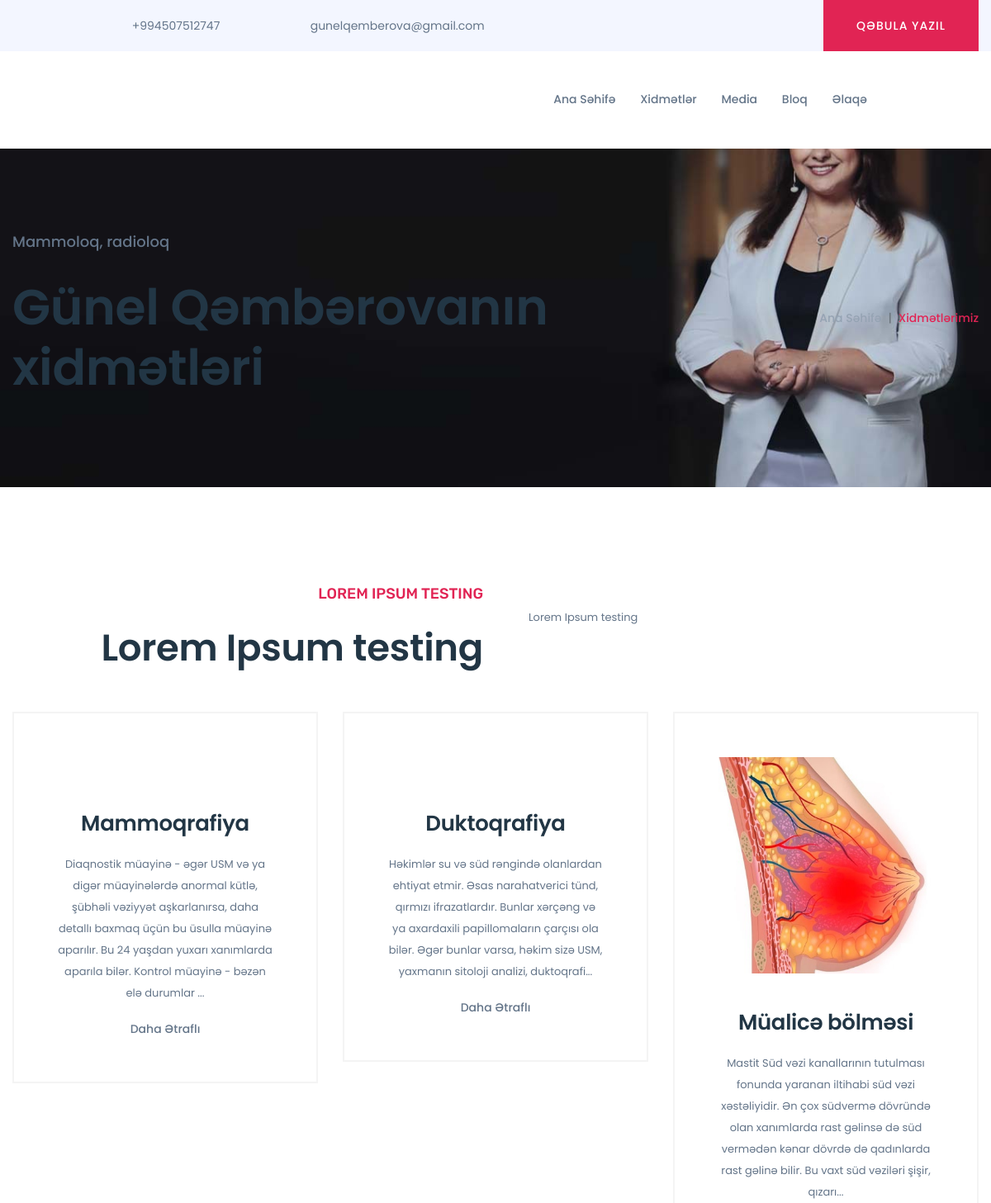
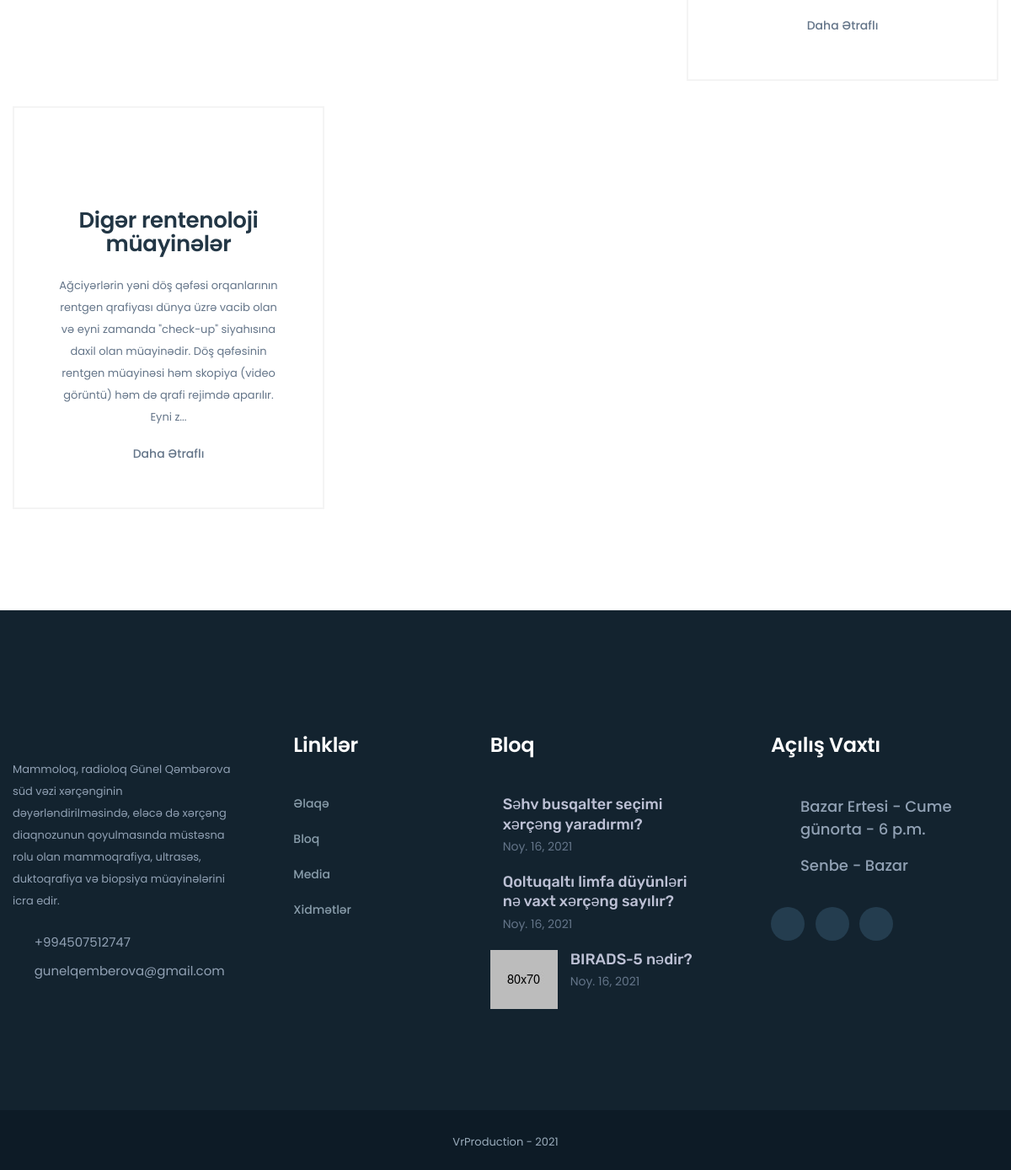
/xidmətlərimiz/, run on the app's committed database (2 pictures, top to bottom).
### medical_app/models.py (models this page shows, shortened)
class BaşlıqNömrəEpoct(models.Model):
    number = models.CharField(max_length=20, help_text="Maksimum 20 hərif")
    email = models.CharField(max_length=30, help_text="Maksimum 30 hərif")

class Footer_Bloq(models.Model):
    foto_1 = models.ImageField(upload_to='media/')
    bloq_1_seyfenin_bashliq_postu = models.TextField(max_length=300, help_text="Maksimum 300 hərif")
    vaxt_1 = models.DateField()
    foto_2 = models.ImageField(upload_to='media/')
    bloq_2_seyfenin_bashliq_postu = models.TextField(max_length=300, help_text="Maksimum 300 hərif")
    vaxt_2 = models.DateField()
    foto_3 = models.ImageField(upload_to='media/')
    bloq_3_seyfenin_bashliq_postu = models.TextField(max_length=300, help_text="Maksimum 300 hərif")
    vaxt_3 = models.DateField()

### blog_app/models.py (models this page shows, shortened)
class SosialŞəbəkəLinkləri(models.Model):
    facebook_url = models.TextField(max_length=500, help_text="FaceBook profilinizin Linki")
    youtube_url = models.TextField(max_length=500, help_text="YouTube kanalinizin Linki")
    instagram_url = models.TextField(max_length=500, help_text="Instagram profilinizin Linki")

class ƏsasFoto(models.Model):
    esas_foto = models.ImageField(upload_to='media/')

class Footer_Yazısı(models.Model):
    metn = models.TextField(max_length=2000, help_text="Maksimum 2000 hərif")

class Footer_Açılış_Vaxtları(models.Model):
    hefteler = models.TextField(max_length=500, help_text="Maksimum 500 hərif")
    acilis_vaxti = models.TimeField()
    baglanan_vaxt = models.TimeField()
    istirahet_gunleri = models.TextField(max_length=500, help_text="Maksimum 500 hərif")

### xidmetler_app/models.py (models this page shows, shortened)
class ƏsasFoto_ÜstYazılar(models.Model):
    metn_1 = models.TextField(max_length=100, help_text="Maksimum 100 hərif")
    metn_2 = models.TextField(max_length=80, help_text="Maksimum 100 hərif")

class Məlumat_Sektoru(models.Model):
    kicik_metn = models.TextField(max_length=500, help_text="Maksimum 500 hərif")
    bashliq = models.TextField(max_length=1500, help_text="Maksimum 1500 hərif")
    metn = models.TextField(max_length=5000, help_text="Maksimum 5000 hərif")

class Xidmətlərimiz_Haqqında(models.Model):
    esas_foto = models.ImageField(upload_to='media/')
    haqqimizda_ust_yazi_1 = models.TextField(max_length=500, help_text="Maksimum 500 hərif")
    haqqimizda_ust_yazi_2 = models.TextField(max_length=500, help_text="Maksimum 500 hərif")
    xett_foto = models.ImageField(upload_to='media/')
    metn = models.TextField(max_length=10000,help_text="Maksimum 10000 hərif")

### xidmetler_app/templates/xidmet.html (shortened to what this page needs)
{% load static %}
<!doctype html>
<html class="no-js" lang="zxx">
<head>
    <link rel="stylesheet" href="{% static 'css/bootstrap.min.css' %}">
    <link rel="stylesheet" href="{% static 'css/owl.carousel.min.css' %}">
    <link rel="stylesheet" href="{% static 'css/animate.min.css' %}">
    <link rel="stylesheet" href="{% static 'css/nice-select.css' %}">
    <link rel="stylesheet" href="{% static 'css/magnific-popup.css'%}">
    <link rel="stylesheet" href="{% static 'css/all.min.css' %}">
    <link rel="stylesheet" href="{% static 'css/meanmenu.css' %}">
    <link rel="stylesheet" href="{% static 'css/slick.css' %}">
    <link rel="stylesheet" href="{% static 'css/default.css' %}">
    <link rel="stylesheet" href="{% static 'css/style.css' %}">
    <link rel="stylesheet" href="{% static 'css/responsive.css'%}">
</head>
<body>
    <header>
        <div class="top-bar d-none d-md-block">
            <div class="container">
                <div class="row d-flex align-items-center">
                    <div class="col-xl-6 offset-xl-1 col-lg-6 offset-lg-1 col-md-7 offset-md-1">
                        <div class="header-info">
                            {% for numbers in numberemail %}
                            <span><i class="fas fa-phone"></i> +{{numbers.number}}</span>
                            <span style="margin-left: 3em;"><i class="fas fa-envelope"></i> {{numbers.email}}</span>
                            {% endfor %}
                        </div>
                    </div>
                    <div class="col-xl-5 col-lg-5 col-md-4">
                        <div class="header-top-right-btn f-right">
                            <a href="{% url 'appoinment' %}" class="btn">Qəbula Yazıl</a>
                        </div>
                    </div>
                </div>
            </div>
        </div>
        <div class="header-menu-area">
            <div class="container">
                <div class="row">
                    <div class="col-xl-3 col-lg-3 col-md-5 d-flex align-items-center">
                    </div>
                    <div class="col-xl-9 col-lg-9 col-md-9">
                        <div class="header-right f-right">
                            <div class="header-social-icons f-right d-none d-xl-block">
                                <ul>
                                    {% for i in haqqimda %}
                                    <li><a target="_blank" href="{{ i.facebook_url }}"><i class="fab fa-facebook-f"></i></a></li>
                                    <li><a target="_blank" href="{{ i.youtube.url }}"><i class="fab fa-youtube"></i></a></li>
                                    <li><a target="_blank" href="{{ i.instagram_url }}"><i class="fab fa-instagram"></i></a></li>
                                    {% endfor %}
                                </ul>
                            </div>
                        </div>
                        <div class="header__menu f-right">
                            <nav id="mobile-menu">
                                <ul>
                                    <li><a href="{% url 'homepage' %}">Ana Səhifə</a></li>
                                    <li><a href="{% url 'xidmetler' %}">Xidmətlər</a></li>
                                    <li><a href="{% url 'media' %}">Media</a></li>
                                    <li><a href="{% url 'blog' %}">Bloq</a></li>
                                    <li><a href="{% url 'contact' %}">Əlaqə</a></li>
                                </ul>
                            </nav>
                        </div>
                    </div>
                    <div class="col-12">
                    </div>
                </div>
            </div>
        </div>
    </header>
    <main>
        {% for i in esasfoto %}
        <section class="breadcrumb-bg pt-200 pb-180" style="background-image: url({{ i.esas_foto.url }});">
        {% endfor %}
            <div class="container">
                <div class="row">
                    <div class="col-lg-9 col-md-9">
                        <div class="page-title">
                            {% for i in esasfotoyazilar %}
                            <p class="small-text pb-15">{{ i.metn_1 }}</p>
                            <h1>{{ i.metn_2 }}</h1>
                            {% endfor %}
                        </div>
                    </div>
                    <div class="col-lg-3 col-md-3 d-flex justify-content-start justify-content-md-end align-items-center">
                        <div class="page-breadcumb">
                            <nav aria-label="breadcrumb">
                                <ol class="breadcrumb ">
                                    <li class="breadcrumb-item">
                                        <a href="{% url 'homepage' %}">Ana Səhifə</a>
                                    </li>
                                    <li class="breadcrumb-item active" aria-current="page">Xidmətlərimiz</li>
                                </ol>
                            </nav>
                        </div>
                    </div>
                </div>
            </div>
        </section>
        <section class="about-area pt-120 pb-90">
            <div class="container">
                <div class="row ">
                    <div class="col-xl-6 col-lg-6 col-md-12">
                        <div class="section-title section-title-m-0 pos-rel mb-50 text-right">
                            <div class="section-text section-text-small pos-rel">
                                {% for i in melumat_sektoru %}
                                <h5>{{ i.kicik_metn }}</h5>
                                <h1>{{ i.bashliq }}</h1>
                                {% endfor %}
                            </div>
                        </div>
                    </div>
                    <div class="col-xl-6 col-lg-6 col-md-12">
                        <div class="facalty-text mb-50">
                            {% for i in melumat_sektoru %}
                            <p>{{ i.metn }}</p>
                            {% endfor %}
                        </div>
                    </div>
                </div>
                <div class="row">
                    {% for i in haqqimizdamel %}
                    <div class="col-xl-4 col-lg-6 col-md-6">
                        <div class="service-box service-box-border text-center mb-30">
                            <div class="service-thumb">
                                <img src="{{ i.esas_foto.url }}" alt="">
                            </div>
                            <div class="service-content">
                                <h3><a href="{% url 'xidmetler_app:news-detail' pk=i.id %}">{{ i.haqqimizda_ust_yazi_1 }}</a></h3>
                                <p>{{ i.metn | slice:240 }}...</p>
                                <a class="service-link" href="{% url 'xidmetler_app:news-detail' pk=i.id %}">Daha Ətraflı</a>
                            </div>
                        </div>
                    </div>
                    {% endfor %}
                </div>
            </div>
        </section>
    </main>
    <footer>
        <div class="footer-top primary-bg footer-map pos-rel pt-120 pb-80">
            <div class="container">
                <div class="row justify-content-between">
                    <div class="col-xl-3 col-lg-6 col-md-6">
                        <div class="footer-contact-info footer-contact-info-3 mb-40">
                            <div class="footer-logo mb-35">
                            </div>
                            <div class="footer-contact-content mb-25">
                                {% for i in footer_yazi %}
                                <p class="p-0">{{ i.metn }}</p>
                                {% endfor %}
                            </div>
                            <div class="footer-emailing">
                                <ul>
                                    {% for numbers in numberemail %}
                                    <li style="font-size:15px !important"><i class="far fa-phone"></i>+{{numbers.number}}</li>
                                    <li style="font-size:15px !important"><i class="far fa-envelope"></i>{{numbers.email}}</li>
                                    {% endfor %}
                                </ul>
                            </div>
                        </div>
                    </div>
                    <div class="col-xl-2 col-lg-6 col-md-6">
                        <div class="footer-widget h4footer-widget mb-40">
                            <div class="footer-title">
                                <h3>Linklər</h3>
                            </div>
                            <div class="footer-menu footer-menu-2 h4footer-menu">
                                <ul>
                                    <li><a href="{% url 'contact' %}">Əlaqə</a></li>
                                    <li><a href="{% url 'blog' %}">Bloq</a></li>
                                    <li><a href="{% url 'media' %}">Media</a></li>
                                    <li><a href="{% url 'xidmetler' %}">Xidmətlər</a></li>
                                </ul>
                            </div>
                        </div>
                    </div>
                    <div class="col-xl-3 col-lg-6 col-md-6">
                        <div class="footer-widget h4footer-widget mb-40">
                            <div class="footer-title">
                                <h3>Bloq</h3>
                            </div>
                            <div class="blog-feeds pr-15">
                                    <div class="signle-blog-feeds mb-20">
                                        <div class="blog-feeds-text">
                                            {% for i in footer_bloq %}
                                            <h5><a href="{% url 'blog' %}">{{ i.bloq_1_seyfenin_bashliq_postu }}</a></h5>
                                            <span class="feeds-date">{{ i.vaxt_1 }}</span>
                                            {% endfor %}
                                        </div>
                                    </div>
                                    <div class="signle-blog-feeds mb-20">
                                        <div class="blog-feeds-text">
                                            {% for i in footer_bloq %}
                                            <h5><a href="{% url 'blog' %}">{{ i.bloq_2_seyfenin_bashliq_postu }}</a></h5>
                                            <span class="feeds-date">{{ i.vaxt_2 }}</span>
                                            {% endfor %}
                                        </div>
                                    </div>
                                    <div class="signle-blog-feeds  mb-20">
                                        <div class="blog-feeds-thumb">
                                            {% for i in footer_bloq %}
                                            <a href="{% url 'blog' %}"><img src="{{ i.foto_3.url }}" alt=""></a>
                                            {% endfor %}
                                        </div>
                                        <div class="blog-feeds-text">
                                            {% for i in footer_bloq %}
                                            <h5><a href="{% url 'blog' %}">{{i.bloq_3_seyfenin_bashliq_postu}}</a></h5>
                                            <span class="feeds-date">{{i.vaxt_3}}</span>
                                            {% endfor %}
                                        </div>
                                    </div>
                                </div>
                        </div>
                    </div>
                    <div class="col-xl-3 col-lg-6 col-md-6">
                        <div class="footer-widget h4footer-widget mb-40">
                            <div class="footer-title">
                                <h3>Açılış Vaxtı</h3>
                            </div>
                            <div class="h4events-list mb-30">
                                <ul>
                                    {% for i in acilish_vaxt %}
                                        <li><i class="fal fa-clock"></i><span>{{ i.hefteler }} <span>{{ i.acilis_vaxti }} - {{ i.baglanan_vaxt }} </span></span></li>
                                        <li><i class="fal fa-times-square"></i><span>{{ i.istirahet_gunleri }}</span></li>
                                        {% endfor %}
                                </ul>
                            </div>
                            <div class="h4footer-social">
                                <ul class="list-inline">
                                    {% for i in haqqimda %}
                                    <li><a href="{{ i.facebook_url }}" title="Facebook"><i class="fab fa-facebook-f"></i></a></li>
                                    <li><a href="{{ i.instagram_url }}" title="Instagram"><i class="fab fa-instagram"></i></a></li>
                                    <li><a href="{{ i.youtube_url }}" title="Youtube"><i class="fab fa-youtube"></i></a>
                                    </li>
                                    {% endfor %}
                                </ul>
                            </div>
                        </div>
                    </div>
                </div>
            </div>
        </div>
        <div class="footer-bottom pt-25 pb-20">
            <div class="container">
                <div class="row">
                    <div class="col-xl-12">
                        <div class="footer-copyright footer-copyright-3 text-center">
                            <p>VrProduction - 2021</p>
                        </div>
                    </div>
                </div>
            </div>
        </div>
    </footer>
</body>
</html>

### data on the page
BaşlıqNömrəEpoct: number "994507512747", email "gunelqemberova@gmail.com"
ƏsasFoto: esas_foto (picture)
ƏsasFoto_ÜstYazılar: metn_1 "Mammoloq, radioloq", metn_2 "Günel Qəmbərovanın xidmətləri"
Məlumat_Sektoru: kicik_metn "LOREM IPSUM TESTING", bashliq "Lorem Ipsum testing", metn "Lorem Ipsum testing"
Xidmətlərimiz_Haqqında: haqqimizda_ust_yazi_1 "Mammoqrafiya", metn "Diaqnostik müayinə - əgər USM və ya digər müayinələrdə anormal kütlə, şübhəli vəziyyət aşkarlanırsa, daha detallı baxmaq üçün bu üsulla müayinə aparılır. Bu 24 yaşdan yuxarı xanımlarda aparıla bilər. Kontrol müayinə - bəzən elə durumlar"
Xidmətlərimiz_Haqqında: haqqimizda_ust_yazi_1 "Duktoqrafiya", metn "Həkimlər su və süd rəngində olanlardan ehtiyat etmir. Əsas narahatverici tünd, qırmızı ifrazatlardır. Bunlar xərçəng və ya axardaxili papillomaların çarçısı ola bilər. Əgər bunlar varsa, həkim sizə USM, yaxmanın sitoloji analizi, duktoqrafi"
Xidmətlərimiz_Haqqında: esas_foto (picture), haqqimizda_ust_yazi_1 "Müalicə bölməsi", metn "Mastit Süd vəzi kanallarının tutulması fonunda yaranan iltihabi süd vəzi xəstəliyidir. Ən çox südvermə dövründə olan xanımlarda rast gəlinsə də süd vermədən kənar dövrdə də qadınlarda rast gəlinə bilir. Bu vaxt süd vəziləri şişir, qızarı"
Xidmətlərimiz_Haqqında: haqqimizda_ust_yazi_1 "Digər rentenoloji müayinələr", metn "Ağciyərlərin yəni döş qəfəsi orqanlarının rentgen qrafiyası dünya üzrə vacib olan və eyni zamanda \"check-up\" siyahısına daxil olan müayinədir. Döş qəfəsinin rentgen müayinəsi həm skopiya (video görüntü) həm də qrafi rejimdə aparılır. Eyni z"
Footer_Yazısı: metn "Mammoloq, radioloq Günel Qəmbərova süd vəzi xərçənginin dəyərləndirilməsində, eləcə də xərçəng diaqnozunun qoyulmasında müstəsna rolu olan mammoqrafiya, ultrasəs, duktoqrafiya və biopsiya müayinələrini icra edir."
Footer_Bloq: bloq_1_seyfenin_bashliq_postu "Səhv busqalter seçimi xərçəng yaradırmı?", vaxt_1 "Noy. 16, 2021", bloq_2_seyfenin_bashliq_postu "Qoltuqaltı limfa düyünləri nə vaxt xərçəng sayılır?", vaxt_2 "Noy. 16, 2021", foto_3 (picture), bloq_3_seyfenin_bashliq_postu "BIRADS-5 nədir?", vaxt_3 "Noy. 16, 2021"
Footer_Açılış_Vaxtları: hefteler "Bazar Ertesi - Cume", acilis_vaxti "günorta", baglanan_vaxt "6 p.m.", istirahet_gunleri "Senbe - Bazar"
